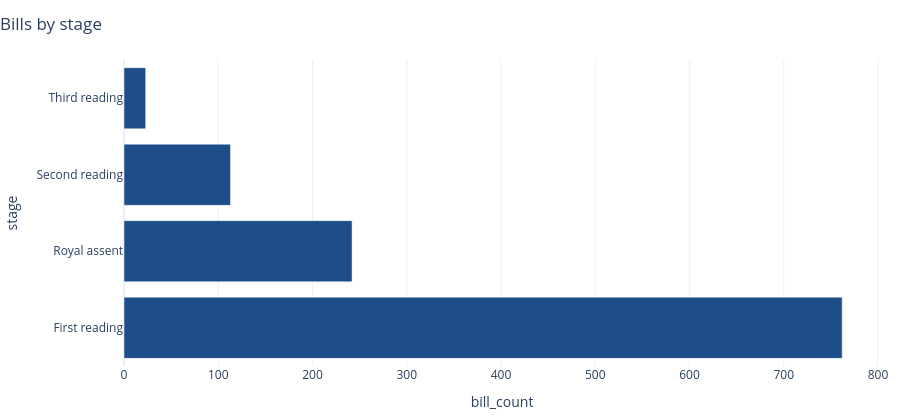

Notebook code for this chart:
### Code cell
fig_bills_by_stage = plot_horizontal_bar_chart(
    overview_tables["bills_by_stage"].head(15),
    x="bill_count",
    y="stage",
    title="Bills by stage",
)

fig_bills_by_stage

### Figure 1 — Plotly figure (JSON) as saved in the notebook; plotly's stock layout.template omitted (floating-point values rounded to 4 significant figures)
{"data": [{"alignmentgroup": "True", "hovertemplate": "bill_count=%{x}<br>stage=%{y}<extra></extra>", "legendgroup": "", "marker": {"color": "#1D4E89", "pattern": {"shape": ""}}, "name": "", "offsetgroup": "", "orientation": "h", "showlegend": false, "textposition": "auto", "type": "bar", "x": [762, 242, 113, 23], "xaxis": "x", "y": ["First reading", "Royal assent", "Second reading", "Third reading"], "yaxis": "y"}], "layout": {"barmode": "group", "height": 420, "legend": {"title": {"text": ""}, "tracegroupgap": 0}, "margin": {"b": 20, "l": 20, "r": 20, "t": 60}, "title": {"text": "Bills by stage", "x": 0}, "xaxis": {"anchor": "y", "domain": [0, 1], "title": {"text": "bill_count"}}, "yaxis": {"anchor": "x", "domain": [0, 1], "title": {"text": "stage"}}}}
